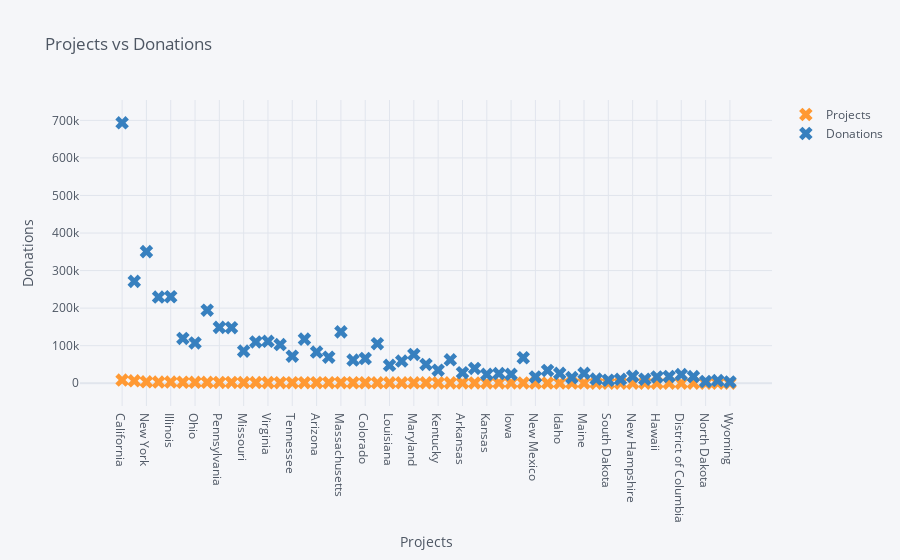

Here is the notebook cell this chart was saved with:
### Code cell
df.iplot(kind='scatter',xTitle='Projects',yTitle='Donations',title='Projects vs Donations',symbol='x',mode='markers')

### Figure 1 — Plotly figure (JSON) as saved in the notebook; plotly's stock layout.template omitted (floating-point values rounded to 4 significant figures)
{"data": [{"line": {"color": "rgba(255, 153, 51, 1.0)", "dash": "solid", "shape": "linear", "width": 1.3}, "marker": {"size": 12, "symbol": "x"}, "mode": "markers", "name": "Projects", "text": "", "type": "scatter", "x": ["California", "Texas", "New York", "Florida", "Illinois", "Michigan", "Ohio", "North Carolina", "Pennsylvania", "Georgia", "Missouri", "New Jersey", "Virginia", "Washington", "Tennessee", "Indiana", "Arizona", "Wisconsin", "Massachusetts", "Oklahoma", "Colorado", "South Carolina", "Louisiana", "Minnesota", "Maryland", "Alabama", "Kentucky", "Oregon", "Arkansas", "Utah", "Kansas", "Mississippi", "Iowa", "Connecticut", "New Mexico", "Nevada", "Idaho", "West Virginia", "Maine", "Nebraska", "South Dakota", "Montana", "New Hampshire", "Alaska", "Hawaii", "Rhode Island", "District of Columbia", "Delaware", "North Dakota", "Vermont", "Wyoming"], "y": [8457, 6485, 3819, 3302, 3126, 2653, 2546, 2543, 2163, 2125, 1779, 1775, 1656, 1581, 1555, 1555, 1529, 1479, 1447, 1340, 1321, 1260, 1215, 1169, 1145, 1141, 1024, 978, 923, 883, 851, 840, 833, 816, 546, 538, 513, 513, 483, 409, 317, 312, 299, 273, 266, 246, 227, 208, 200, 181, 148]}, {"line": {"color": "rgba(55, 128, 191, 1.0)", "dash": "solid", "shape": "linear", "width": 1.3}, "marker": {"size": 12, "symbol": "x"}, "mode": "markers", "name": "Donations", "text": "", "type": "scatter", "x": ["California", "Texas", "New York", "Florida", "Illinois", "Michigan", "Ohio", "North Carolina", "Pennsylvania", "Georgia", "Missouri", "New Jersey", "Virginia", "Washington", "Tennessee", "Indiana", "Arizona", "Wisconsin", "Massachusetts", "Oklahoma", "Colorado", "South Carolina", "Louisiana", "Minnesota", "Maryland", "Alabama", "Kentucky", "Oregon", "Arkansas", "Utah", "Kansas", "Mississippi", "Iowa", "Connecticut", "New Mexico", "Nevada", "Idaho", "West Virginia", "Maine", "Nebraska", "South Dakota", "Montana", "New Hampshire", "Alaska", "Hawaii", "Rhode Island", "District of Columbia", "Delaware", "North Dakota", "Vermont", "Wyoming"], "y": [693577, 271348, 350553, 229542, 230350, 119337, 107401, 194465, 148752, 147897, 85597, 109926, 111740, 103021, 72123, 117470, 83092, 69479, 136845, 61697, 65940, 105421, 47699, 59078, 76769, 50002, 34700, 62418, 28021, 39336, 23598, 25863, 23894, 67892, 16734, 34220, 26245, 14929, 26550, 11131, 7982, 10614, 18555, 10729, 16707, 18129, 23217, 17872, 4666, 7157, 3476]}], "layout": {"legend": {"bgcolor": "#F5F6F9", "font": {"color": "#4D5663"}}, "paper_bgcolor": "#F5F6F9", "plot_bgcolor": "#F5F6F9", "title": {"font": {"color": "#4D5663"}, "text": "Projects vs Donations"}, "xaxis": {"gridcolor": "#E1E5ED", "showgrid": true, "tickfont": {"color": "#4D5663"}, "title": {"font": {"color": "#4D5663"}, "text": "Projects"}, "zerolinecolor": "#E1E5ED"}, "yaxis": {"gridcolor": "#E1E5ED", "showgrid": true, "tickfont": {"color": "#4D5663"}, "title": {"font": {"color": "#4D5663"}, "text": "Donations"}, "zerolinecolor": "#E1E5ED"}}}
